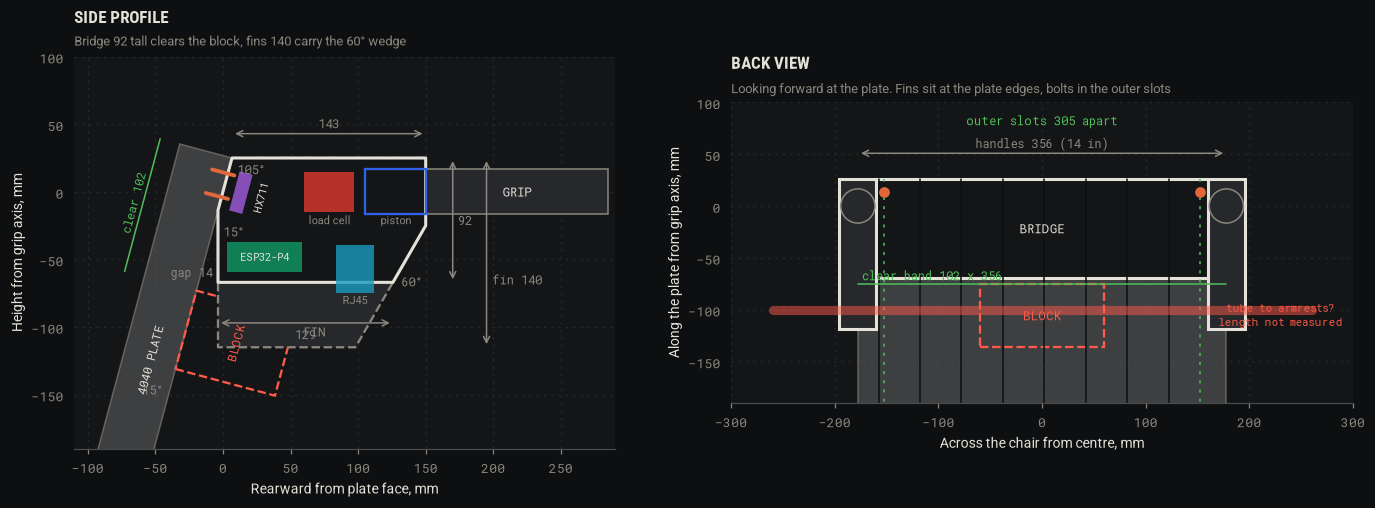

Source code (Python):
"""Side profile of the push-assist unit on the Corpus back plate. 2D only, for agreeing the shape
before the Blender build. Y rearward (toward the attendant), Z up, mm. Origin: plate face at grip
axis height. Run: uv run --with matplotlib python cad/profile/profile.py
"""
import math
import sys
from pathlib import Path

import matplotlib.pyplot as plt
from matplotlib.patches import Polygon, Rectangle, Circle

sys.path.insert(0, "/Users/alxchunlin/code-stuff/alex-style-guide/matplotlib")
import alex_style as ax

P = dict(
    plate_tilt=15,      # deg past vertical, top leans rearward
    plate_t=40,         # extrusion plate thickness, in front of its rear face
    slope=60,           # deg from horizontal, rear face from the barrel down to the bottom
    reach=150,          # plate face to barrel lip, along the grip axis
    barrel_d=50,
    height=92,          # bridge: top of barrel to flat bottom; bottom must clear the block
    fin_height=140,     # end fins carry the wedge further down, outside the plate
    grip_len=135,
    wall=3,
    standoff=5,         # board standoff off the inside of the front wall
    land=40,            # mounting land at the top of the front face, flat on the plate
    bevel=15,           # deg the front face below the land turns away from the plate (15 = vertical)

    # Corpus back plate, from Alex's measurements (in = 25.4 mm)
    plate_above=0,      # plate top above the unit's top, along the plate
    clear_h=101.6,      # 4 in clear band from the plate top down to the central block
    clear_w=355.6,      # 14 in clear band width
    block_out=76.2,     # block sticks 3 in rearward of the plate face
    block_h=60,         # block height along the plate (not measured, drawn only)
    slot_span=304.8,    # 12 in between the outermost usable slots
    handle_spacing=355.6,
    fin_t=36,
)

t = math.tan(math.radians(P["plate_tilt"]))
plate_y = lambda z: z * t                      # plate face y at height z
r = P["barrel_d"] / 2
L = P["reach"]
z_bot = r - P["height"]
slope_y = lambda z: L - (-r - z) / math.tan(math.radians(P["slope"]))



def on_face(u, n, tilt=P["plate_tilt"], origin=(0, 0)):
    """Point u along a face leaning tilt deg past vertical (up) and n off it (rearward), in Y/Z."""
    a = math.radians(tilt)
    return (origin[0] + u * math.sin(a) + n * math.cos(a), origin[1] + u * math.cos(a) - n * math.sin(a))


def face_rect(u0, u1, n0, n1, **kw):
    return [on_face(u0, n0, **kw), on_face(u0, n1, **kw), on_face(u1, n1, **kw), on_face(u1, n0, **kw)]


on_plate = on_face
plate_rect = face_rect

# front face: flat on the plate for the land, then bevelled away from it down to the floor
u_top = r / math.cos(math.radians(P["plate_tilt"]))
knee = on_plate(u_top - P["land"], 0)
front_tilt = P["plate_tilt"] - P["bevel"]
front = dict(tilt=front_tilt, origin=knee)
front_y = lambda z: knee[0] + (z - knee[1]) * math.tan(math.radians(front_tilt))
outline = [(plate_y(r), r), (L, r), (L, -r), (slope_y(z_bot), z_bot), (front_y(z_bot), z_bot), knee]
z_fin = r - P["fin_height"]
fin_outline = [(plate_y(r), r), (L, r), (L, -r), (slope_y(z_fin), z_fin), (front_y(z_fin), z_fin), knee]


pal = ax.use("dark")
s = pal["series"]
fig, (a, b) = plt.subplots(1, 2, figsize=(15, 7), gridspec_kw=dict(width_ratios=[1, 1.15]))

# chair plate, clear band and central block
u_ptop = u_top + P["plate_above"]
u_blk = u_ptop - P["clear_h"]
a.add_patch(Polygon(plate_rect(-260, u_ptop, -P["plate_t"], 0), fc=pal["off"], ec=pal["muted"], lw=1, alpha=0.6))
a.text(*on_plate(u_ptop - 160, -P["plate_t"] / 2), "4040 PLATE", rotation=90 - P["plate_tilt"],
       color=pal["ink"], ha="center", va="center", fontsize=8, family="Roboto Mono")
a.add_patch(Polygon(plate_rect(u_blk - P["block_h"], u_blk, 0, P["block_out"]), fc="none", ec=pal["critical"], lw=1.5, ls="--"))
a.text(*on_plate(u_blk - P["block_h"] / 2, P["block_out"] / 2), "BLOCK", rotation=90 - P["plate_tilt"],
       color=pal["critical"], ha="center", va="center", fontsize=8, family="Roboto Mono")
a.plot(*zip(on_plate(u_ptop, -55), on_plate(u_blk, -55)), color=pal["good"], lw=1)
a.text(*on_plate((u_ptop + u_blk) / 2, -62), f"clear {P['clear_h']:.0f}", rotation=90 - P["plate_tilt"],
       color=pal["good"], ha="center", va="center", fontsize=8, family="Roboto Mono")

# printed unit
a.add_patch(Polygon(fin_outline, fc=pal["grid"], ec=pal["muted"], lw=1.5, ls="--", joinstyle="round"))
a.text(slope_y(z_fin) - 30, z_fin + 8, "FIN", color=pal["muted"], ha="center", fontsize=8, family="Roboto Mono")
a.add_patch(Polygon(outline, fc=pal["panel"], ec=pal["ink"], lw=2, joinstyle="round"))

# grip and barrel
a.add_patch(Rectangle((L, -16.5), P["grip_len"], 33, fc=pal["grid"], ec=pal["muted"], lw=1))
a.text(L + P["grip_len"] / 2, 0, "GRIP", color=pal["ink"], ha="center", va="center", fontsize=8, family="Roboto Mono")
a.add_patch(Rectangle((L - 45, -16.5), 45, 33, fc="none", ec=s[0], lw=1.5))
a.text(L - 22, -24, "piston", color=pal["muted"], ha="center", fontsize=7)
a.add_patch(Rectangle((L - 90, -15), 37, 30, fc=s[1], ec="none", alpha=0.8))
a.text(L - 71, -24, "load cell", color=pal["muted"], ha="center", fontsize=7)

# boards flat against the bevelled front wall, in front-face coordinates from the knee
n0 = P["wall"] + P["standoff"]
esp = (front_y(z_bot) + P["wall"] + 4, z_bot + P["wall"] + P["standoff"])
a.add_patch(Rectangle(esp, 55, 22, fc=s[2], ec="none", alpha=0.8))
a.text(esp[0] + 27.5, esp[1] + 11, "ESP32-P4", color=pal["ink"], ha="center", va="center", fontsize=7, family="Roboto Mono")
for poly, col, name, (u, n) in [
    (plate_rect(u_top - P["land"] + 2, u_top - P["land"] + 32, n0, n0 + 10), s[3], "HX711", (u_top - P["land"] + 17, n0 + 20)),
]:
    a.add_patch(Polygon(poly, fc=col, ec="none", alpha=0.8))
    a.text(*on_face(u, n, **(front if name == "ESP32-P4" else {})), name, rotation=90 - (front_tilt if name == "ESP32-P4" else P["plate_tilt"]), color=pal["ink"],
           ha="center", va="center", fontsize=7, family="Roboto Mono")

# RJ45 coupler through the floor
cy = slope_y(z_bot) - 28
a.add_patch(Rectangle((cy - 14, z_bot - 8), 28, 36, fc=s[4], ec="none", alpha=0.8))
a.text(cy, z_bot - 16, "RJ45", color=pal["muted"], ha="center", fontsize=7)

# T-nut bolts into the plate
for u in (u_top - 12, u_top - P["land"] + 10):
    a.plot(*zip(on_plate(u, -12), on_plate(u, P["wall"] + 2)), color=pal["accent"], lw=2.5)

# dimensions
mono = dict(color=pal["muted"], fontsize=8, family="Roboto Mono")
a.annotate("", (plate_y(r), r + 18), (L, r + 18), arrowprops=dict(arrowstyle="<->", color=pal["muted"], lw=1))
a.text((plate_y(r) + L) / 2, r + 22, f"{L - plate_y(r):.0f}", ha="center", **mono)
a.annotate("", (L + 20, r), (L + 20, z_bot), arrowprops=dict(arrowstyle="<->", color=pal["muted"], lw=1))
a.text(L + 24, (r + z_bot) / 2, f"{P['height']}", va="center", **mono)
a.annotate("", (L + 45, r), (L + 45, z_fin), arrowprops=dict(arrowstyle="<->", color=pal["muted"], lw=1))
a.text(L + 49, (r + z_fin) / 2 - 20, f"fin {P['fin_height']}", va="center", **mono)
a.annotate("", (front_y(z_bot), z_bot - 30), (slope_y(z_bot), z_bot - 30), arrowprops=dict(arrowstyle="<->", color=pal["muted"], lw=1))
a.text((front_y(z_bot) + slope_y(z_bot)) / 2, z_bot - 42, f"{slope_y(z_bot) - front_y(z_bot):.0f}", ha="center", **mono)
a.text(front_y(z_bot) - 4, z_bot + 4, f"gap {front_y(z_bot) - plate_y(z_bot):.0f}", ha="right", **mono)
a.text(front_y(z_bot + 8) + 4, z_bot + 34, f"{P['bevel']}°", **mono)
a.text(slope_y(-r - 45) + 8, -r - 45, f"{P['slope']}°", **mono)
a.text(plate_y(-150) - 4, -150, f"{P['plate_tilt']}°", ha="right", **mono)
a.text(plate_y(r) + 4, r - 12, f"{90 + P['plate_tilt']}°", **mono)

a.set_aspect("equal")
a.set_xlim(-110, 290)
a.set_ylim(-190, 100)
a.set_xlabel("Rearward from plate face, mm")
a.set_ylabel("Height from grip axis, mm")
a.grid(True, ls=(0, (2, 4)), color=pal["grid"])
ax.title(a, "Side profile", f"Bridge {P['height']} tall clears the block, fins {P['fin_height']} carry the {P['slope']}° wedge")

# back view, looking forward at the plate face. X across, U up along the plate from the grip axis.
hw = P["clear_w"] / 2
b.add_patch(Rectangle((-hw, -260), 2 * hw, u_ptop + 260, fc=pal["off"], ec=pal["muted"], lw=1, alpha=0.6))
for x in [i * 40 - hw + 20 for i in range(int(P["clear_w"] // 40))]:
    b.plot([x, x], [-260, u_ptop], color=pal["bg"], lw=1)
for x in (-P["slot_span"] / 2, P["slot_span"] / 2):
    b.plot([x, x], [-260, u_ptop], color=pal["good"], lw=1, ls=(0, (2, 4)))
b.text(0, u_ptop + 52, f"outer slots {P['slot_span']:.0f} apart", color=pal["good"], ha="center", fontsize=8, family="Roboto Mono")
b.add_patch(Rectangle((-60, u_blk - P["block_h"]), 120, P["block_h"], fc="none", ec=pal["critical"], lw=1.5, ls="--"))
b.plot([-260, 260], [u_blk - 25, u_blk - 25], color=pal["critical"], lw=6, alpha=0.5)
b.text(0, u_blk - P["block_h"] / 2, "BLOCK", color=pal["critical"], ha="center", va="center", fontsize=8, family="Roboto Mono")
b.text(230, u_blk - 40, "tube to armrests?\nlength not measured", color=pal["critical"], ha="center", fontsize=7, family="Roboto Mono")
hs = P["handle_spacing"] / 2
u_bot = z_bot / math.cos(math.radians(P["plate_tilt"]))
u_finb = z_fin / math.cos(math.radians(P["plate_tilt"]))
b.add_patch(Rectangle((-hs + P["fin_t"] / 2, u_bot), 2 * hs - P["fin_t"], u_top - u_bot, fc=pal["panel"], ec=pal["ink"], lw=2))
b.text(0, (u_top + u_bot) / 2, "BRIDGE", color=pal["ink"], ha="center", va="center", fontsize=8, family="Roboto Mono")
for sx in (-1, 1):
    b.add_patch(Rectangle((sx * hs - P["fin_t"] / 2, u_finb), P["fin_t"], u_top - u_finb, fc=pal["grid"], ec=pal["ink"], lw=2))
    b.add_patch(Circle((sx * hs, 0), 16.5, fc=pal["grid"], ec=pal["muted"], lw=1))
    for bx in (sx * P["slot_span"] / 2,):
        b.plot(bx, u_top - 12, "o", color=pal["accent"], ms=6)
b.annotate("", (-hs, u_top + 25), (hs, u_top + 25), arrowprops=dict(arrowstyle="<->", color=pal["muted"], lw=1))
b.text(0, u_top + 30, f"handles {P['handle_spacing']:.0f} (14 in)", ha="center", **mono)
b.text(-hw + 4, u_blk + 4, f"clear band {P['clear_h']:.0f} x {P['clear_w']:.0f}", color=pal["good"], fontsize=8, family="Roboto Mono")
b.plot([-hw, hw], [u_blk, u_blk], color=pal["good"], lw=1)
b.set_aspect("equal")
b.set_xlim(-300, 300)
b.set_ylim(-190, 100)
b.set_xlabel("Across the chair from centre, mm")
b.set_ylabel("Along the plate from grip axis, mm")
b.grid(True, ls=(0, (2, 4)), color=pal["grid"])
ax.title(b, "Back view", "Looking forward at the plate. Fins sit at the plate edges, bolts in the outer slots")
out = Path(__file__).with_name("profile.png")
ax.save(fig, out, dpi=110)
print(out)
